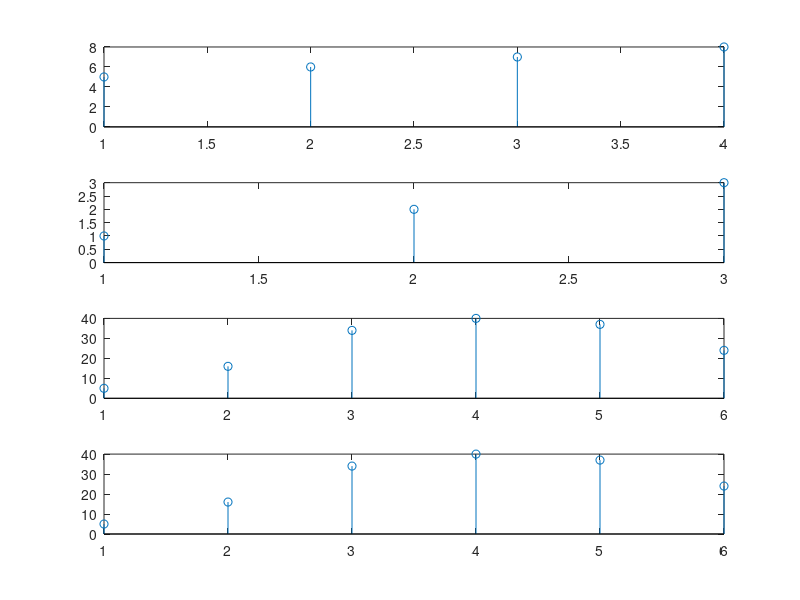

Reproduce this figure in MATLAB.
clc;
close all;
clear all;
x=[5 6 7 8];
h=[1 2 3];
m=length(x);
n=length(h);
X=[x zeros(1,m)];
H=[h zeros(1,n)];
Z=[zeros(1,m+n-1)];
len=m+n-1;
for i=1:len
    Z(i)=0;
    for j=(1:i)
        Z(i)=Z(i)+X(j)*H(i-j+1);
    end
end
subplot(411);
stem(x);
subplot(412);
stem(h);
subplot(413);
stem(Z);
subplot(414);
a=conv(x,h);
stem(a);
